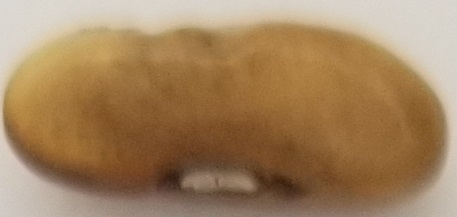
#> input picture imageAcquisition/DataValidation/ma1.jpg, 457 x 217 px
$ python -i detection_tri.py   (imports and definitions only)
#> lines starting #> are read from the running program, lines starting #| are printed output that depends on the picture; after the words box and inside, x2 and y2 are one past the last pixel; in counts of white or black regions, pixels touching at a corner belong together
#> further down, picture is the input picture: shape (217, 457, 3); mean B, G, R 94.2, 130.7, 162.7
"""
--------------------------------- Bibliotheque permettant de:
        >> detecter la couleur des objets presents dans une image BGR
        >> calculer la moyenne et l'ecart-type des couleurs sur l'objet detectee
        >> d'enregistrer les donnees dans le dataset
                                                                            --------------------------------------------
"""
import cv2
import numpy as np
import find_contour as fc   # Notre bibliotheque personaliser
# import enregistrer_donnees as ed   # Notre bibliotheque pour le chargement des donnees dans le dataset

"""
Cette fonction nous permet a partir d'une une image originale de detecter la couleur specifique d'un objet a l'interieur
"""
def ObjectColorDetection_callback(originalImage):
    # ------------------------------------------------------------------------------------------------------------------
    cv2.namedWindow("Barre navigation")  # nouvelle fenetre windows
    cv2.resizeWindow("Barre navigation", 640, 240)  # redimensionnement de la nouvelle fenetre windows
    cv2.createTrackbar("Tei. min", "Barre navigation", 10, 179, fc.empty)  # 0, 179
    cv2.createTrackbar("Tei. max", "Barre navigation", 179, 179, fc.empty)  # 179, 179
    cv2.createTrackbar("Sat. min", "Barre navigation", 53, 255, fc.empty)  # 0, 255
    cv2.createTrackbar("Sat. max", "Barre navigation", 255, 255, fc.empty)  # 255, 255
    cv2.createTrackbar("Lum. min", "Barre navigation", 13, 255, fc.empty)  # 0, 255
    cv2.createTrackbar("Lum. max", "Barre navigation", 255, 255, fc.empty)  # 255, 255

    # Nous allons maintenant definir les valeurs individuels de saturation,teinte permettant de detecter la couleur verte
    while True:
        img = originalImage
        # Transformation HSV (Hue Saturation Value)
        img_rgb = cv2.cvtColor(img, cv2.COLOR_BGR2RGB)
        img_hsv = cv2.cvtColor(img_rgb, cv2.COLOR_BGR2HSV)
#> img_hsv: shape (217, 457, 3); mean H, S, V 104, 116.3, 162.7
        t_min = cv2.getTrackbarPos("Tei. min", "Barre navigation")
        t_max = cv2.getTrackbarPos("Tei. max", "Barre navigation")
        s_min = cv2.getTrackbarPos("Sat. min", "Barre navigation")
        s_max = cv2.getTrackbarPos("Sat. max", "Barre navigation")
        v_min = cv2.getTrackbarPos("Lum. min", "Barre navigation")
        v_max = cv2.getTrackbarPos("Lum. max", "Barre navigation")
        # determination des valeurs du masques
        lower = np.array([t_min, s_min, v_min])
        upper = np.array([t_max, s_max, v_max])
        mask = cv2.inRange(img_hsv, lower, upper)
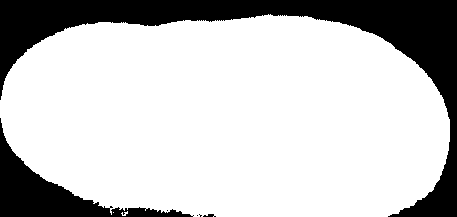
#> mask: shape (217, 457); 77.5% white; 6 black regions (3 under 20 px), largest, box (x1, y1, x2, y2) and area: (0, 0, 457, 217) 17700, (0, 118, 194, 217) 4610, (203, 214, 216, 217) 26
        # Detection couleur de l'objet par application du masque
        color_object_detected = cv2.bitwise_and(img, img, mask=mask)
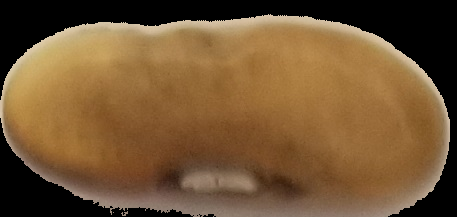
#> color_object_detected: shape (217, 457, 3); mean B, G, R 52.1, 85.8, 115.6
        cv2.imshow("couleur objet ", color_object_detected)
        key = cv2.waitKey(1)
#> (key Esc is pressed here)
        if key in [ord('a'), 1048673]:
            print('a pressed!')
        elif key in [27, 1048603]:  # ESC key to abort, close window
            cv2.destroyAllWindows()
            break
        # fin ----------------------------------------------------------------------------------------------------------
    imgDetect = color_object_detected
    # fin --------------------------------------------------------------------------------------------------------------
    return imgDetect

"""
    >> Cette fonction nous calcule dans un premier temps la moyenne et dans un second temps l'ecart-type
    >> espace RVB = espace de chrominance (Rouge, Vert, Bleu)
    >> e_ChR : espace de chrominance Rouge
"""

# [42 lines left out: function Mean_StDev_ColorObjectDetected_callback, not called in this run]

"""
    >> Cette fonction nous calcule dans un premier temps la moyenne et dans un second temps l'ecart-type
    >> Coefficients de fourier elliptique.
"""

# [32 lines left out: function coeffsEFD_ObjectShapeDetected_callback, not called in this run]

>>> import cv2
>>> picture = cv2.imread('imageAcquisition/DataValidation/ma1.jpg')
>>> result = ObjectColorDetection_callback(picture)

$ run again, on imageAcquisition/DataValidation/ma10.jpg
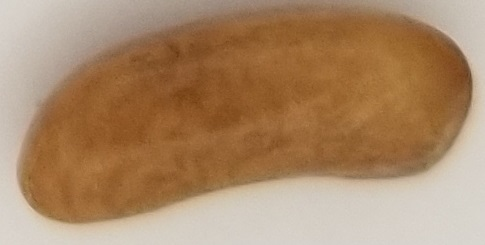
#> input picture imageAcquisition/DataValidation/ma10.jpg, 485 x 245 px
#> picture is the input picture: shape (245, 485, 3); mean B, G, R 103.6, 136.6, 170.6
#> img_hsv: shape (245, 485, 3); mean H, S, V 104.8, 110.3, 170.6
#> in ObjectColorDetection_callback, `mask = cv2.inRange(img_hsv, lower, upper)`:
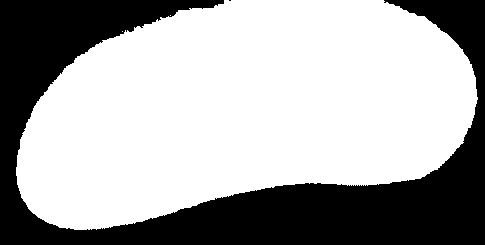
#> mask: shape (245, 485); 66% white; 2 black regions (1 under 20 px), largest, box (x1, y1, x2, y2) and area: (0, 0, 485, 245) 40410
#> in ObjectColorDetection_callback, `color_object_detected = cv2.bitwise_and(img, img, mask=mask)`:
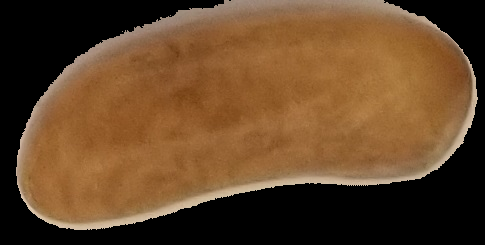
#> color_object_detected: shape (245, 485, 3); mean B, G, R 40.9, 70, 100.8

$ run again, on imageAcquisition/DataValidation/ma11.jpg
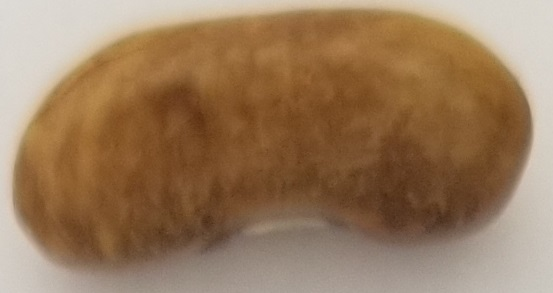
#> input picture imageAcquisition/DataValidation/ma11.jpg, 553 x 293 px
#> picture is the input picture: shape (293, 553, 3); mean B, G, R 91.4, 121.9, 152.8
#> img_hsv: shape (293, 553, 3); mean H, S, V 105, 113.9, 152.8
#> in ObjectColorDetection_callback, `mask = cv2.inRange(img_hsv, lower, upper)`:
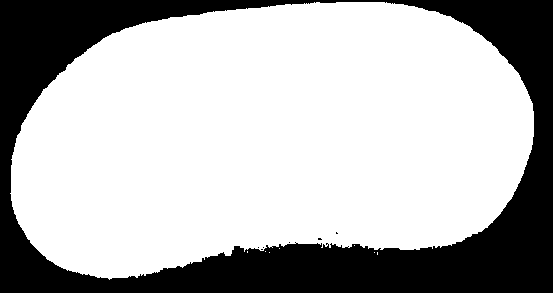
#> mask: shape (293, 553); 70.7% white; 7 black regions (6 under 20 px), largest, box (x1, y1, x2, y2) and area: (0, 0, 553, 293) 47474
#> in ObjectColorDetection_callback, `color_object_detected = cv2.bitwise_and(img, img, mask=mask)`:
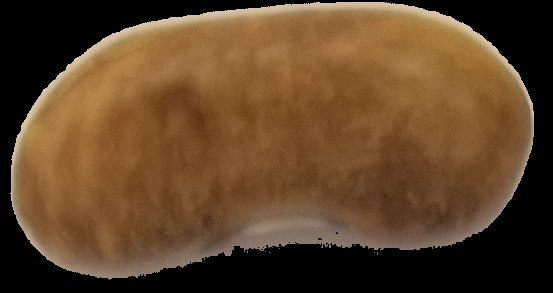
#> color_object_detected: shape (293, 553, 3); mean B, G, R 40.6, 68, 96

$ run again, on imageAcquisition/DataValidation/ma2.jpg
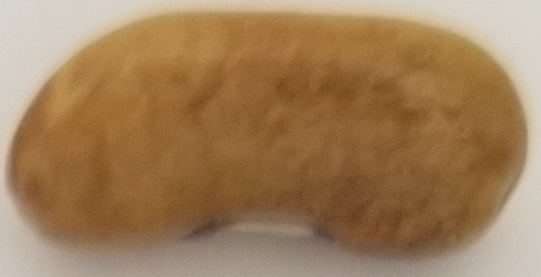
#> input picture imageAcquisition/DataValidation/ma2.jpg, 541 x 277 px
#> picture is the input picture: shape (277, 541, 3); mean B, G, R 88.8, 125.8, 159.5
#> img_hsv: shape (277, 541, 3); mean H, S, V 104.3, 120.5, 159.5
#> in ObjectColorDetection_callback, `mask = cv2.inRange(img_hsv, lower, upper)`:
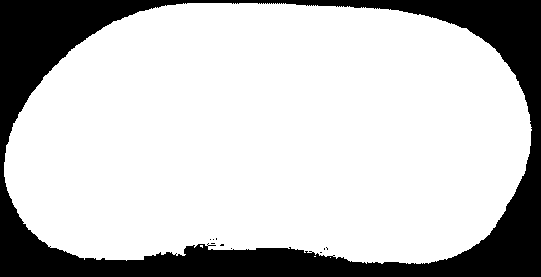
#> mask: shape (277, 541); 77.3% white; 10 black regions (9 under 20 px), largest, box (x1, y1, x2, y2) and area: (0, 0, 541, 277) 33933
#> in ObjectColorDetection_callback, `color_object_detected = cv2.bitwise_and(img, img, mask=mask)`:
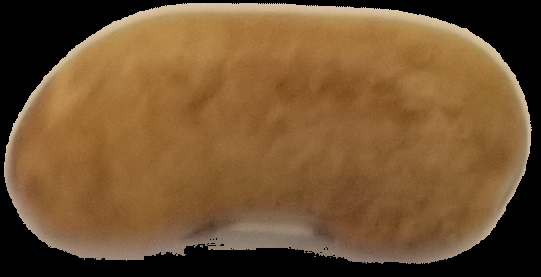
#> color_object_detected: shape (277, 541, 3); mean B, G, R 49.4, 83.5, 114.9
